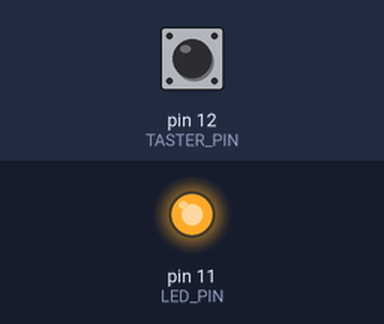
A program run on a simulated Arduino Uno, built with avr-gcc and run on an emulated ATmega328P. Shown: output pins drawn as LEDs (lit = HIGH). Dashed ring = blinking. The inputs (shaded band) are chosen by the test bench; at power-on: pin 12 (TASTER_PIN) HIGH.

Above: at 1.2 s.
1.3 s: pin 12 (TASTER_PIN) pulsed LOW 5 times (0.12 s each, 0.3 s apart)
At 1.75 s:
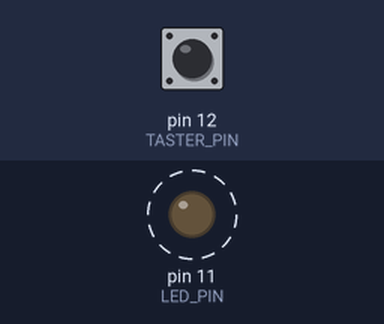
4.3 s: pin 12 (TASTER_PIN) pulled LOW for 0.15 s
At 4.9 s:
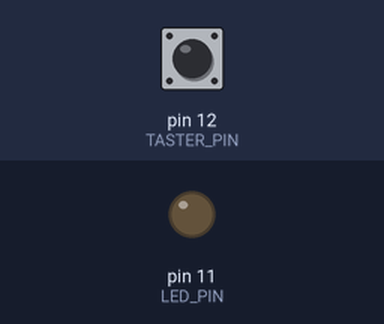
5.9 s: pin 12 (TASTER_PIN) pulled LOW for 1 s
At 7.3 s:
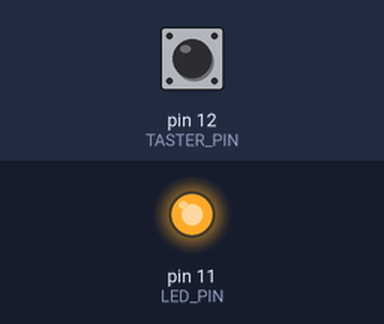
Timing chart, 0 to 8.9 s (numbered marks = the images above; inputs shaded):
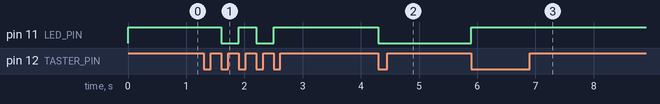

The program:

main.cpp
```cpp
#include <Arduino.h>

int LED_PIN = 11;
int TASTER_PIN = 12;

bool tasterZustand;
bool tasterZustandAlt;
bool ledZustand = LOW;

void setup() {
  pinMode(LED_PIN, OUTPUT);           // LED_PIN als Ausgang
  pinMode(TASTER_PIN, INPUT_PULLUP);  // Eingang mit aktiviertem internen Pull-Up Widerstand

  digitalWrite(LED_PIN, HIGH);        // Am Anfang LED anschalten

  Serial.begin(9600);                 // Seriellen Monitor starten
}

void loop() {
  tasterZustand = digitalRead(TASTER_PIN);  // Zustand vom Taster einlesen

  if (tasterZustand != tasterZustandAlt) {  // Zustand hat sich geändert
    if (tasterZustand == LOW) {             // Taster wurde gedrückt
      ledZustand = !ledZustand;             // LED Zustand umschalten
      digitalWrite(LED_PIN, ledZustand);
    }
  }

  tasterZustandAlt = tasterZustand;

}
```

Measured:
- after the input at 1.3 s, pin 11 (LED_PIN): alternates HIGH for 0.30 s and LOW for 0.30 s, 4 changes in all, then stays HIGH, starting after 0.30 s
- after the input at 4.3 s, pin 11 (LED_PIN): HIGH → LOW at once
- after the input at 5.9 s, pin 11 (LED_PIN): LOW → HIGH at once
